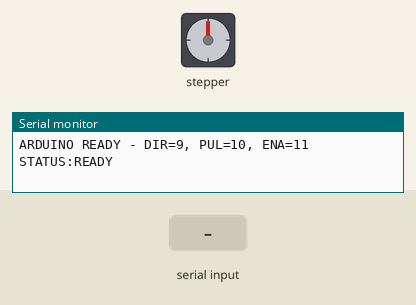
Simulated run of this sketch. Board: Arduino Uno, built with avr-gcc and run on an emulated ATmega328P. Parts: stepper motor, the last lines printed to the serial monitor. Wiring (inferred from the names in the program): stepper motor driver (200 steps per turn assumed): step pin 10; direction pin 9; enable pin 11. The inputs (shaded band) are chosen by the test bench.

Above: at 1.2 s.
1.3 s: "MOVE::45\n" received over Serial
At 2.0 s:
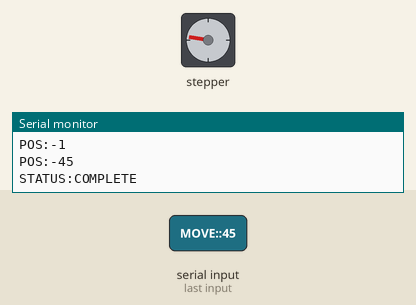
3.0 s: "MOVE::45\n" received over Serial
At 4.5 s:
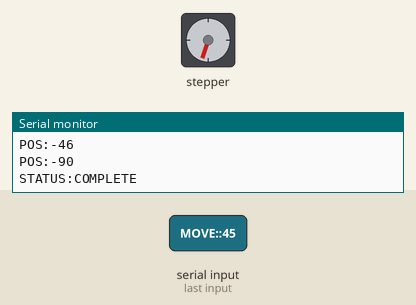
Timing chart, 0 to 6.0 s (numbered marks = the images above; inputs shaded):
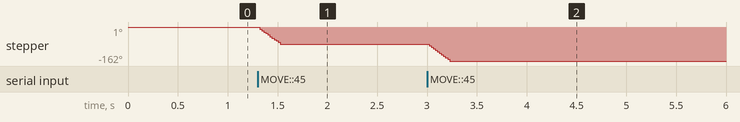

The sketch:

1m_test_30000.ino
```cpp
// 直线模组步进电机控制 - 梯形加减速
// 引脚配置
#define DIR_PIN 9
#define PUL_PIN 10
#define ENA_PIN 11

// 方向定义
#define DIR_FORWARD HIGH
#define DIR_BACKWARD LOW

// 频率限制：最高 30000Hz
#define MAX_FREQ 30000
#define MIN_FREQ 100

// 全局变量
long currentPosition = 0;
bool isRunning = false;

void setup() {
  Serial.begin(115200);

  pinMode(DIR_PIN, OUTPUT);
  pinMode(PUL_PIN, OUTPUT);
  pinMode(ENA_PIN, OUTPUT);

  // 使能电机
  digitalWrite(ENA_PIN, LOW);
  digitalWrite(PUL_PIN, LOW);

  Serial.println("ARDUINO READY - DIR=9, PUL=10, ENA=11");
  sendStatus("READY");
}

void loop() {
  if (Serial.available() > 0) {
    String cmd = Serial.readStringUntil('\n');
    cmd.trim();
    parseCommand(cmd);
  }
}

// 解析上位机命令
void parseCommand(String cmd) {
  if (cmd.startsWith("MOVE:")) {
    // 格式: MOVE:方向:总脉冲:启动频率:目标频率:加速步数
    char dir = cmd.charAt(5);
    long totalPulses = getValue(cmd, ':', 2).toInt();
    int startFreq = getValue(cmd, ':', 3).toInt();
    int targetFreq = getValue(cmd, ':', 4).toInt();
    int accelSteps = getValue(cmd, ':', 5).toInt();

    // 限制在 100~30000Hz 之间
    startFreq = constrain(startFreq, MIN_FREQ, MAX_FREQ);
    targetFreq = constrain(targetFreq, MIN_FREQ, MAX_FREQ);

    moveTrapezoid(dir, totalPulses, startFreq, targetFreq, accelSteps);
  }
  else if (cmd == "STOP") {
    emergencyStop();
  }
  else if (cmd == "RESET") {
    currentPosition = 0;
    sendPosition();
    sendStatus("READY");
  }
  else if (cmd == "STATUS?") {
    sendStatus(isRunning ? "MOVING" : "READY");
    sendPosition();
  }
  else if (cmd == "TEST:DIRECTION" || cmd == "TEST:DIR") {
    testDirection();
  }
}

// 梯形加减速运动（核心）
void moveTrapezoid(char dir, long total, int startFreq, int targetFreq, int accelSteps) {
  if (isRunning) return;
  isRunning = true;

  // 设置方向
  if (dir == 'F') {
    digitalWrite(DIR_PIN, DIR_FORWARD);
  } else {
    digitalWrite(DIR_PIN, DIR_BACKWARD);
  }

  sendStatus("MOVING");

  long decelStart = total - accelSteps;

  // 安全保护：加速步数不能超过总脉冲一半
  accelSteps = min((long)accelSteps, total / 2);

  for (long i = 0; i < total; i++) {
    if (!isRunning) break;

    int freq;
    if (i < accelSteps) {
      // 加速段
      freq = map(i, 0, accelSteps, startFreq, targetFreq);
    }
    else if (i >= decelStart) {
      // 减速段
      freq = map(i, decelStart, total, targetFreq, startFreq);
    }
    else {
      // 匀速段
      freq = targetFreq;
    }

    // 全程限制频率
    freq = constrain(freq, MIN_FREQ, MAX_FREQ);

    // 极短脉冲，适配高频
    digitalWrite(PUL_PIN, HIGH);
    delayMicroseconds(2);
    digitalWrite(PUL_PIN, LOW);

    // 计算脉冲间隔
    long delayUs = 1000000L / freq / 2;
    delayMicroseconds(delayUs);

    // 更新位置
    currentPosition += (dir == 'F') ? 1 : -1;

    // 每200脉冲上报一次位置
    if (i % 200 == 0) {
      sendPosition();
    }
  }

  sendPosition();
  sendStatus("COMPLETE");
  isRunning = false;
}

// 急停
void emergencyStop() {
  isRunning = false;
  sendStatus("STOPPED");
}

// 方向测试
void testDirection() {
  digitalWrite(DIR_PIN, DIR_FORWARD);
  for (int i = 0; i < 200; i++) {
    digitalWrite(PUL_PIN, HIGH);
    delayMicroseconds(10);
    digitalWrite(PUL_PIN, LOW);
    delayMicroseconds(500);
  }
  delay(500);
  digitalWrite(DIR_PIN, DIR_BACKWARD);
  for (int i = 0; i < 200; i++) {
    digitalWrite(PUL_PIN, HIGH);
    delayMicroseconds(10);
    digitalWrite(PUL_PIN, LOW);
    delayMicroseconds(500);
  }
}

// 发送状态
void sendStatus(String s) {
  Serial.println("STATUS:" + s);
}

// 发送位置
void sendPosition() {
  Serial.println("POS:" + String(currentPosition));
}

// 分割字符串取值
String getValue(String data, char separator, int index) {
  int found = 0;
  int strIndex[] = {0, -1};
  int maxIndex = data.length() - 1;

  for (int i = 0; i <= maxIndex && found <= index; i++) {
    if (data.charAt(i) == separator || i == maxIndex) {
      found++;
      strIndex[0] = strIndex[1] + 1;
      strIndex[1] = (i == maxIndex) ? i + 1 : i;
    }
  }
  return found > index ? data.substring(strIndex[0], strIndex[1]) : "";
}
```

Measured:
- after the input at 1.3 s, stepper: turns 81° counter-clockwise in 0.22 s, starting at once
- after the input at 3.0 s, stepper: turns 81° counter-clockwise in 0.22 s, starting at once
